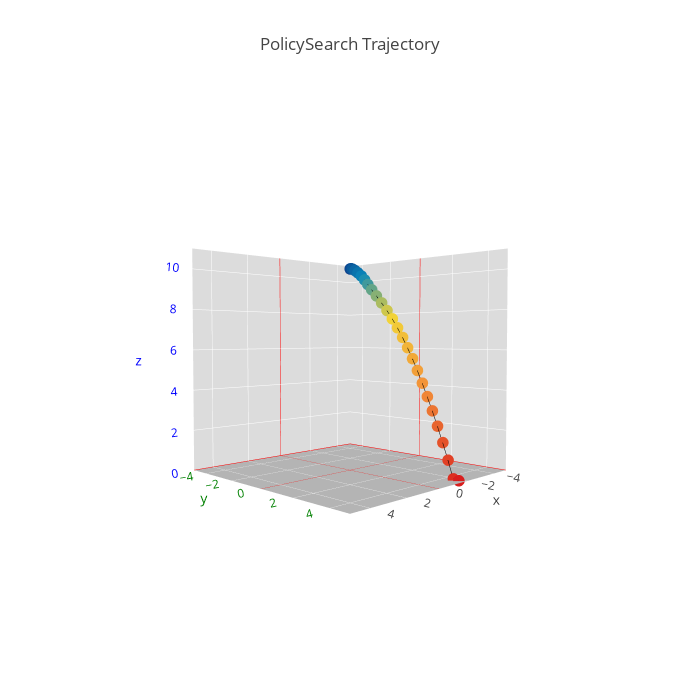

Notebook code for this chart:
### Markdown cell above
<a href="imgs/PolicySearch_Agent_History.png" target="_blank"><img src="imgs/PolicySearch_Agent_History.png" alt="PolicySearch 3D Trajectory" title="PolicySearch 3D Trajectory"></a>

### Code cell
visuals.plot_trajectory_3d('PolicySearch_Agent_History.csv', 'PolicySearch Trajectory', filename='PolicySearch Trajectory',
                           width=700, height=700, axis_ranges=([-5,5], [-5,5], [0,11]))

### Figure 1 — Plotly figure (JSON) as saved in the notebook; plotly's stock layout.template omitted (floating-point values rounded to 4 significant figures)
{"data": [{"line": {"color": "#000000", "width": 1}, "marker": {"color": [0, 0.06, 0.12, 0.18, 0.24, 0.3, 0.36, 0.42, 0.48, 0.54, 0.6, 0.66, 0.72, 0.78, 0.84, 0.9, 0.96, 1.02, 1.08, 1.14, 1.2, 1.26, 1.32, 1.38, 1.44, 1.5, 1.56], "colorscale": "Portland", "size": 4}, "type": "scatter3d", "uid": "089b7b1b-d431-4d50-be58-2fdbb6c3868e", "x": [0, -0.000373, -0.003696, -0.01214, -0.02438, -0.03662, -0.05129, -0.06133, -0.05562, -0.06539, -0.1112, -0.1883, -0.287, -0.3983, -0.5151, -0.6327, -0.7489, -0.8611, -0.964, -1.062, -1.165, -1.266, -1.367, -1.471, -1.568, -1.659, -1.75], "y": [0, 0.004779, 0.04495, 0.1361, 0.2769, 0.4528, 0.6449, 0.8342, 1.034, 1.259, 1.497, 1.732, 1.955, 2.163, 2.359, 2.546, 2.729, 2.911, 3.097, 3.289, 3.481, 3.673, 3.873, 4.077, 4.284, 4.494, 4.71], "z": [10, 10.01, 10.01, 9.983, 9.903, 9.775, 9.609, 9.409, 9.175, 8.909, 8.603, 8.264, 7.896, 7.501, 7.077, 6.624, 6.14, 5.624, 5.072, 4.479, 3.853, 3.193, 2.483, 1.725, 0.9209, 0.06668, 0]}], "layout": {"autosize": false, "height": 700, "scene": {"camera": {"center": {"x": 0, "y": 0, "z": 0}, "eye": {"x": 2, "y": 2, "z": 0.1}, "up": {"x": 0, "y": 0, "z": 1}}, "xaxis": {"backgroundcolor": "rgb(220, 220, 220)", "gridcolor": "rgb(255, 255, 255)", "range": [-5, 5], "showbackground": true, "zerolinecolor": "rgb(255, 0, 0)"}, "yaxis": {"backgroundcolor": "rgb(220, 220, 220)", "color": "green", "gridcolor": "rgb(255, 255, 255)", "range": [-5, 5], "showbackground": true, "zerolinecolor": "rgb(255, 0, 0)"}, "zaxis": {"backgroundcolor": "rgb(180, 180, 180)", "color": "blue", "gridcolor": "rgb(255, 255, 255)", "range": [0, 11], "showbackground": true, "zerolinecolor": "rgb(255, 0, 0)"}}, "title": {"text": "PolicySearch Trajectory"}, "width": 700}}
